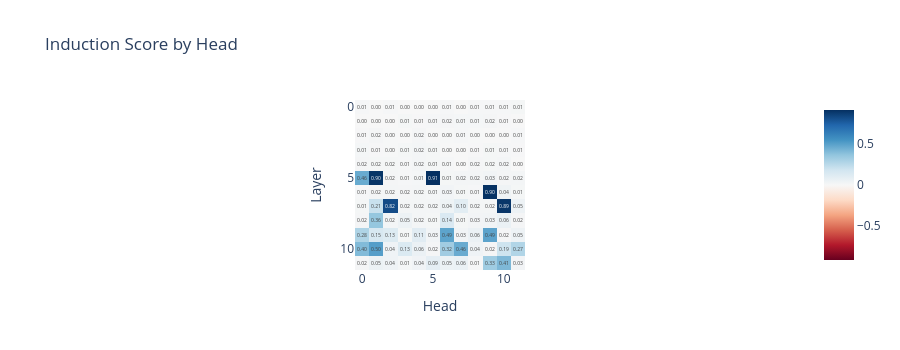

Notebook code cell kept with this figure:
### Markdown cell above
Perform the same analysis on your `gpt2_small`. You should observe that some heads, particularly in a couple of the middle layers, have high induction scores. Use CircuitsVis to plot the attention patterns for these heads when run on the repeated token sequences, and verify that they look like induction heads.

Note - you can make CircuitsVis plots (and other visualisations) using hooks rather than plotting directly from the cache. For example, we've given you a hook function which will display the attention patterns at a given hook when you include it in a call to `model.run_with_hooks`. Make sure you visualize GPT-2 on tokens generated with `gpt2_small`, not the `rep_tokens` from earlier: those came from our toy model's tokenizer, which has a different BOS token and a larger vocabulary.

Once you've stored your repeated tokens in `rep_tokens_batch` and found the induction heads, run the cell after the exercise to see their attention patterns (change `induction_head_layers` if you think different layers are more interesting).

### Code cell
def visualize_pattern_hook(
    pattern: Float[Tensor, "batch head_index dest_pos source_pos"],
    hook: HookPoint,
    tokens: Int[Tensor, "seq"],
):
    """Displays the attention patterns at this hook (averaged over the batch), labelled with `tokens`."""
    print("Layer: ", hook.layer())
    display(cv.attention.attention_patterns(tokens=gpt2_small.to_str_tokens(tokens), attention=pattern.mean(0)))

seq_len = 50
batch_size = 10
rep_tokens_batch = generate_repeated_tokens(model, seq_len, batch_size)

# We make a tensor to store the induction score for each head.
# We put it on the model's device to avoid needing to move things between the GPU and CPU,
# which can be slow.
induction_score_store = t.zeros((gpt2_small.cfg.n_layers, gpt2_small.cfg.n_heads), device=gpt2_small.cfg.device)


def induction_score_hook(pattern: Float[Tensor, "batch head_index dest_pos source_pos"], hook: HookPoint):
    """
    Calculates the induction score, and stores it in the [layer, head] position of the
    `induction_score_store` tensor.
    """
    stripe = t.diagonal(pattern, dim1=-2, dim2=-1, offset=1-seq_len)
    score = einops.reduce(stripe, 'batch head pos -> head', "mean")
    induction_score_store[hook.layer(), :] = score


# YOUR CODE HERE - find induction heads in gpt2_small
rep_tokens_batch = generate_repeated_tokens(model, seq_len, batch_size)
gpt2_small.run_with_hooks(
    rep_tokens_batch,
    return_type=None,  # For efficiency, we don't need to calculate the logits
    fwd_hooks=[(pattern_hook_names_filter, induction_score_hook)],
)
imshow(
    induction_score_store,
    labels={"x": "Head", "y": "Layer"},
    title="Induction Score by Head",
    text_auto=".2f",
    width=900,
    height=350,
)

### Figure 1 — Plotly figure (JSON) as saved in the notebook; plotly's stock layout.template omitted (floating-point values rounded to 4 significant figures; data arrays with more than 128 entries replaced by an {"elided": "..."} marker saying what was removed)
{"data": [{"coloraxis": "coloraxis", "hovertemplate": "Head: %{x}<br>Layer: %{y}<br>color: %{z}<extra></extra>", "name": "0", "texttemplate": "%{z:.2f}", "type": "heatmap", "xaxis": "x", "yaxis": "y", "z": {"elided": "12x12 float values"}}], "layout": {"coloraxis": {"autocolorscale": false, "cmid": 0, "colorscale": [[0, "rgb(103,0,31)"], [0.1, "rgb(178,24,43)"], [0.2, "rgb(214,96,77)"], [0.3, "rgb(244,165,130)"], [0.4, "rgb(253,219,199)"], [0.5, "rgb(247,247,247)"], [0.6, "rgb(209,229,240)"], [0.7, "rgb(146,197,222)"], [0.8, "rgb(67,147,195)"], [0.9, "rgb(33,102,172)"], [1, "rgb(5,48,97)"]]}, "height": 350, "title": {"text": "Induction Score by Head"}, "width": 900, "xaxis": {"anchor": "y", "constrain": "domain", "domain": [0, 1], "scaleanchor": "y", "title": {"text": "Head"}}, "yaxis": {"anchor": "x", "autorange": "reversed", "constrain": "domain", "domain": [0, 1], "title": {"text": "Layer"}}}}
